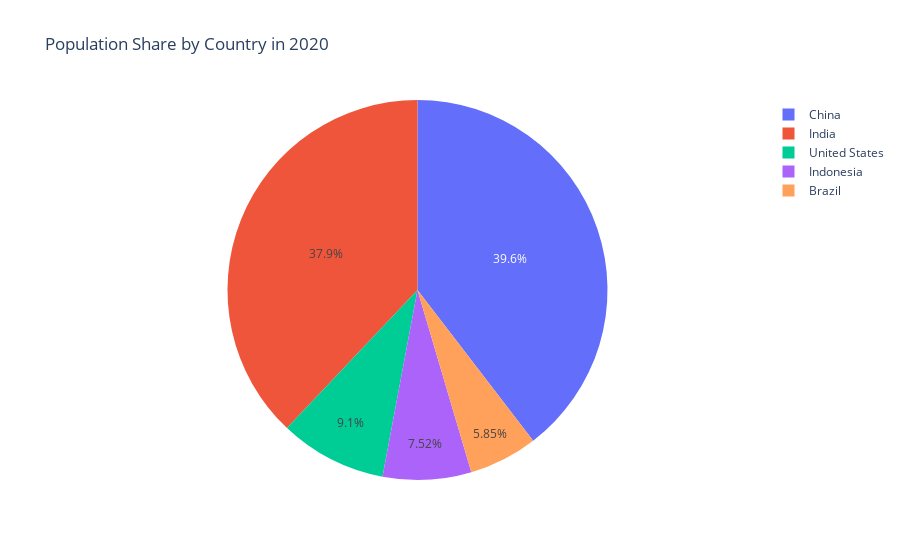

Source (notebook cell):
### Markdown cell above
# Piechart

### Code cell
# changing column name 
df_2020= df_population[df_population['year'] == 2020]
# Create pie chart
fig = px.pie(df_2020,
             names='country',
             values='population',
             title='Population Share by Country in 2020')

fig.show()

### Figure 1 — Plotly figure (JSON) as saved in the notebook; plotly's stock layout.template omitted (floating-point values rounded to 4 significant figures)
{"data": [{"domain": {"x": [0, 1], "y": [0, 1]}, "hovertemplate": "country=%{label}<br>population=%{value}<extra></extra>", "labels": ["China", "Brazil", "Indonesia", "United States", "India"], "legendgroup": "", "name": "", "showlegend": true, "type": "pie", "values": [1439323776, 212559417, 273523615, 331002651, 1380004385]}], "layout": {"legend": {"tracegroupgap": 0}, "title": {"text": "Population Share by Country in 2020"}}}
